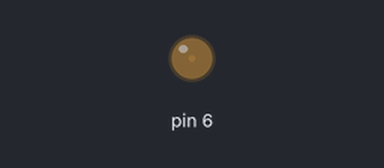
Simulated run of this sketch. Board: Arduino Uno, built with avr-gcc and run on an emulated ATmega328P. On the bench: output pins drawn as LEDs (lit = HIGH).

Above: at 0.05 s.
At 1.25 s:
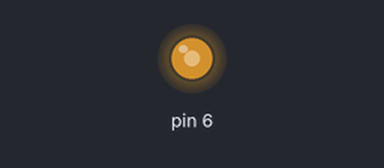
At 1.85 s:
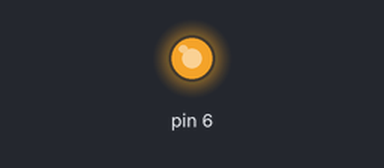
At 3.65 s:
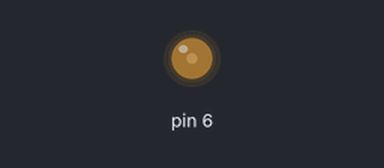
Timing chart, 0 to 5.3 s (numbered marks = the images above):
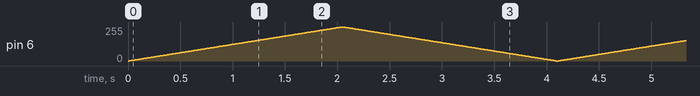

The sketch:

loops.ino
```cpp
void setup() {
  pinMode(6,OUTPUT);
}

void loop() {
  //fade up
  for(int level = 0; level < 256; level ++){
    analogWrite(6,level);
    delay(8);
   }
  //fade down
  for(int level =255; level >= 0 ; level --){
    analogWrite(6,level);
    delay(8);
  }
}
```
